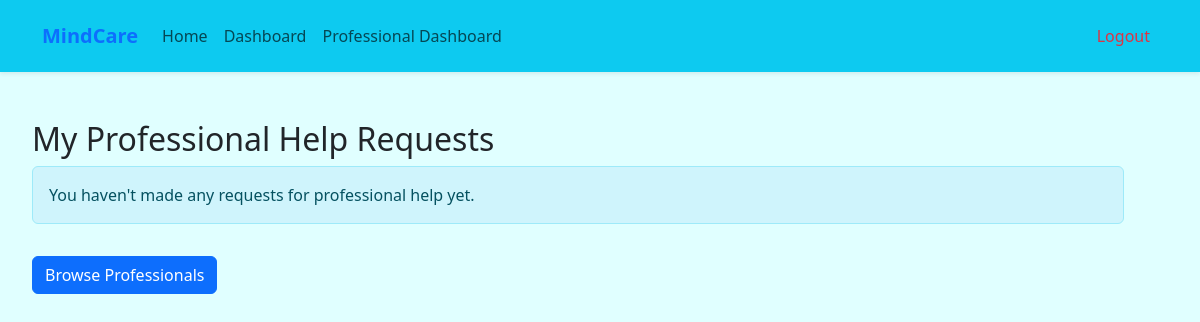
Before: /mindCare/my-help-requests/ (signed in) with the older database file.
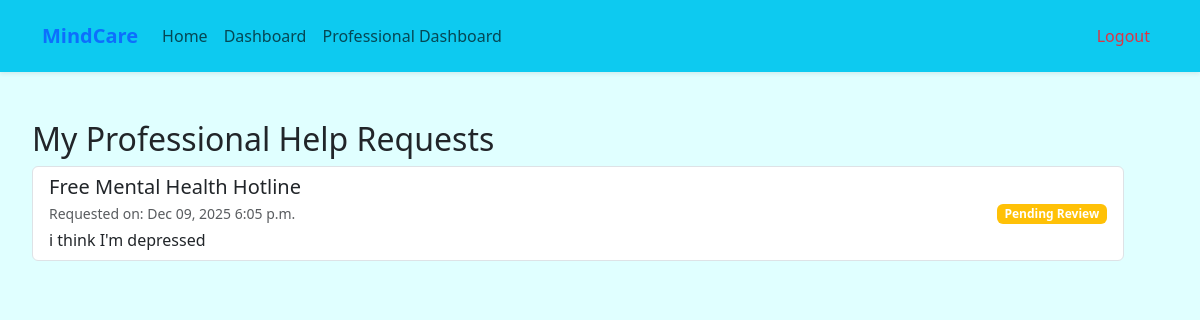
After: the same page with the newer database file.
### mindCare/models.py (models this page shows, shortened)
class HelpRequest(models.Model):
    user = models.ForeignKey(User, on_delete=models.CASCADE)
    professional = models.ForeignKey('ProfessionalHelp', on_delete=models.CASCADE)
    message = models.TextField()
    date_requested = models.DateTimeField(auto_now_add=True)
    STATUS_CHOICES = [
        ('pending', 'Pending Review'),
        ('contacted', 'Contacted by Professional'),
        ('resolved', 'Resolved'),
    ]
    status = models.CharField(max_length=20, choices=STATUS_CHOICES, default='pending')

class ProfessionalHelp(models.Model):
    title = models.CharField(max_length=200, blank=True, null=True)
    description = models.TextField(blank=True, null=True)
    availability = models.CharField(max_length=100, blank=True)
    location = models.CharField(max_length=100, blank=True)
    price = models.DecimalField(max_digits=10, decimal_places=2, blank=True, null=True)
    contact = models.CharField(max_length=100, blank=True)
    is_professional = models.BooleanField(default=False)

### mindCare/views.py (the view)
# urls.py: path('my-help-requests/', views.my_help_requests, name='my_help_requests'),
@login_required
def my_help_requests(request):
    requests = HelpRequest.objects.filter(user=request.user).order_by('-date_requested')
    context = {
        'requests': requests
    }
    return render(request, 'mindCare/my_help_requests.html', context)

### mindCare/templates/mindCare/my_help_requests.html
{% extends 'main.html' %}
{% block content %}
<div class="container mt-5">
    <h2>My Professional Help Requests</h2>
    {% if requests %}
        <div class="list-group">
            {% for req in requests %}
                <div class="list-group-item list-group-item-action d-flex justify-content-between align-items-center">
                    <div>
                        <h5 class="mb-1">{{ req.professional.title }}</h5>
                        <p class="mb-1 text-muted small">
                            Requested on: {{ req.date_requested|date:"M d, Y P" }}
                        </p>
                        <p class="mb-0">{{ req.message|default:"No specific message provided."|truncatechars:100 }}</p>
                    </div>
                    <span class="badge
                        {% if req.status == 'pending' %}bg-warning
                        {% elif req.status == 'contacted' %}bg-info
                        {% elif req.status == 'completed' %}bg-success
                        {% else %}bg-secondary{% endif %}">
                        {{ req.get_status_display }}
                    </span>
                </div>
            {% endfor %}
        </div>
    {% else %}
        <div class="alert alert-info" role="alert">
            You haven't made any requests for professional help yet.
        </div>
        <a href="{% url 'mindCare:help_list' %}" class="btn btn-primary mt-3">
            Browse Professionals
        </a>
    {% endif %}
</div>
{% endblock %}

Changed rows visible on the page:
added HelpRequest: professional "Free Mental Health Hotline", date_requested "Dec 09, 2025 6:05 p.m.", message "i think I'm depressed", status "Pending Review"
Other visible differences:
text no longer shown: "You haven't made any requests for professional help yet. Browse Professionals"
